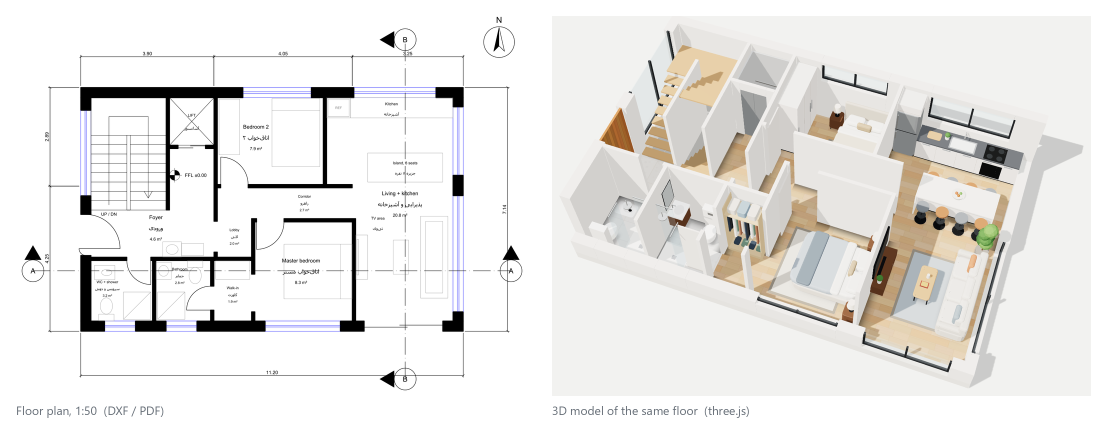
#> input picture docs/figures/plan-to-model.png, 2214 x 854 px, given in place of A-102_ground-floor-plan.png, which was not available (shown at 1/2 size)
$ python make_figures.py
#> lines starting #> are read from the running program, lines starting #| are printed output that depends on the picture
"""Compose the README figures from the generated outputs.

    python -m archdesign all          # first, generate the outputs
    python tools/make_figures.py      # then write docs/figures/
"""
from pathlib import Path

from PIL import Image, ImageChops, ImageDraw, ImageFont

ROOT = Path(__file__).resolve().parents[1]
OUT = ROOT / "output"
FIG = ROOT / "docs" / "figures"
RENDERS = OUT / "model" / "renders"
SHEETS = OUT / "drawings" / "png"
INK, MUTED, BG = (31, 35, 40), (101, 109, 118), (255, 255, 255)


def font(size, bold=False):
    names = ("segoeuib.ttf", "DejaVuSans-Bold.ttf") if bold else ("segoeui.ttf", "DejaVuSans.ttf")
    for name in names:
        for folder in (Path("C:/Windows/Fonts"), Path("/usr/share/fonts/truetype/dejavu")):
            if (folder / name).exists():
                return ImageFont.truetype(str(folder / name), size)
    return ImageFont.load_default()


def trim(img, bg, margin=20):
    """Crop to the drawn content: everything that differs from the background colour."""
    diff = ImageChops.difference(img.convert("RGB"), Image.new("RGB", img.size, bg)).convert("L")
    x0, y0, x1, y1 = diff.point(lambda v: 255 if v > 10 else 0).getbbox()
    return img.crop((max(0, x0 - margin), max(0, y0 - margin), min(img.width, x1 + margin),
                     min(img.height, y1 + margin)))


def fit_h(img, h):
    return img.resize((round(img.width * h / img.height), h), Image.LANCZOS)


def fit_w(img, w):
    return img.resize((w, round(img.height * w / img.width)), Image.LANCZOS)


def row(panels, labels, h, gap=48, pad=32, caption=46, bg=BG):
    """Panels side by side at one height, each with a small label underneath."""
    panels = [fit_h(p, h) for p in panels]
    w = pad * 2 + sum(p.width for p in panels) + gap * (len(panels) - 1)
    canvas = Image.new("RGB", (w, pad + h + (caption if labels else 0) + pad // 2), bg)
    d, f = ImageDraw.Draw(canvas), font(24)
    x = pad
    for p, label in zip(panels, labels or [None] * len(panels)):
        canvas.paste(p, (x, pad))
        if label:
            d.text((x, pad + h + 12), label, fill=MUTED, font=f)
        x += p.width + gap
    return canvas


def save(img, name, **kw):
    FIG.mkdir(parents=True, exist_ok=True)
    path = FIG / name
    img.save(path, **kw)
    print(f"{path.relative_to(ROOT)}: {img.width} x {img.height}, {path.stat().st_size // 1024} KB")


def main():
    floor_bg = (242, 242, 240)
    plan = trim(Image.open(SHEETS / "A-102_ground-floor-plan.png").convert("RGB").crop((130, 140, 2020, 1480)), BG)
#> in trim, `diff = ImageChops.difference(img.convert("RGB"), Image.new("RGB", img...`:
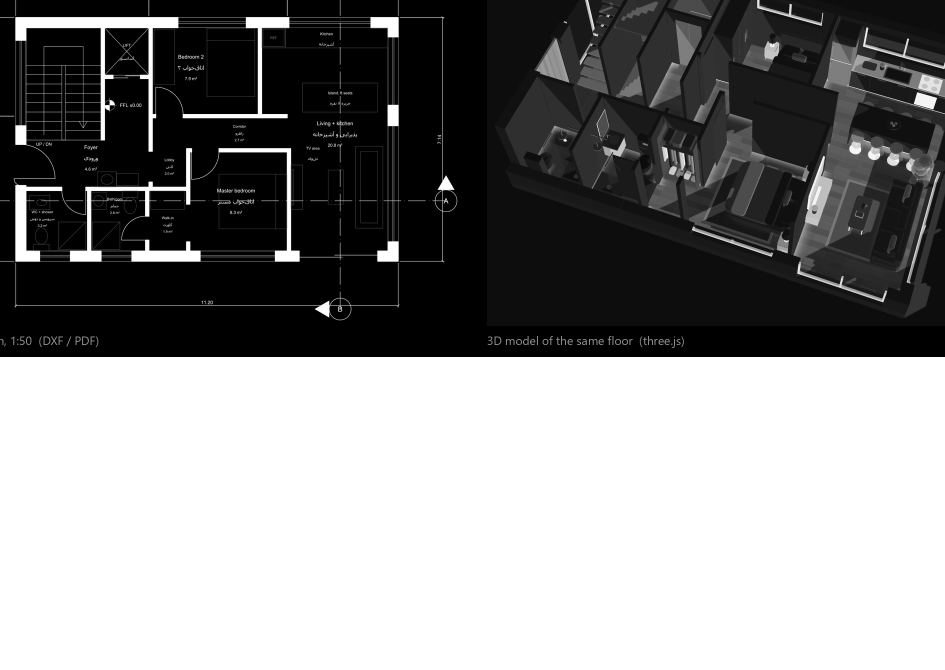
#> diff: PIL image 1890x1340 L (shown at 1/2 size); min 0, max 255, mean 134.1
#> in trim, `x0, y0, x1, y1 = diff.point(lambda v: 255 if v > 10 else 0).getbbox()`: x0 = 0; x1 = 1890; y1 = 1340
#> in trim, `return img.crop((max(0, x0 - margin), max(0, y0 - margin), min(img.wid..`:
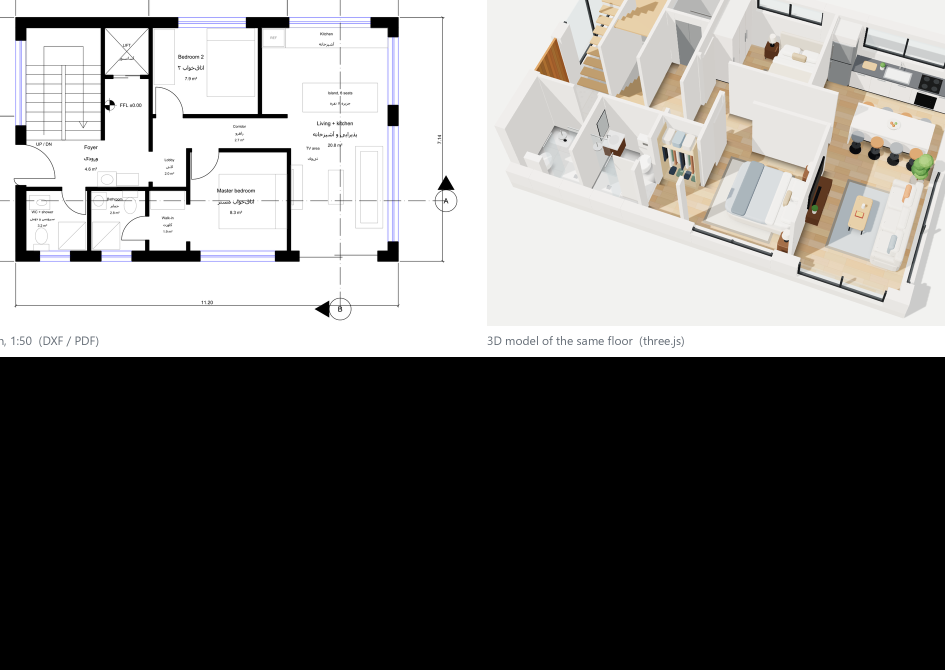
#> returned value: PIL image 1890x1340 RGB (shown at 1/2 size); mean R, G, B 121.7, 120.7, 119.3
    ground = trim(Image.open(RENDERS / "5_ground-floor.png").convert("RGB"), floor_bg)
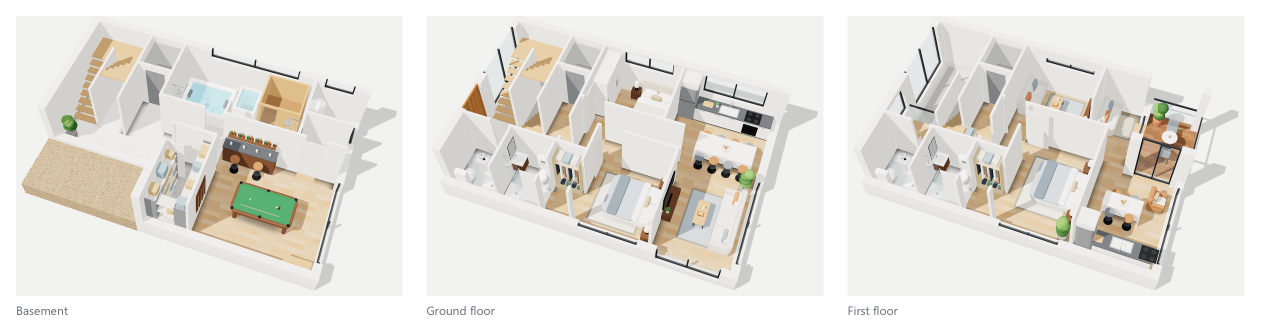
#> input picture docs/figures/floors.png, 2521 x 654 px, given in place of 5_ground-floor.png, which was not available (shown at 1/2 size)
#> call 2 of trim, with bg = (242, 242, 240), margin = 20
#> in trim (call 2), `diff = ImageChops.difference(img.convert("RGB"), Image.new("RGB", img...`:
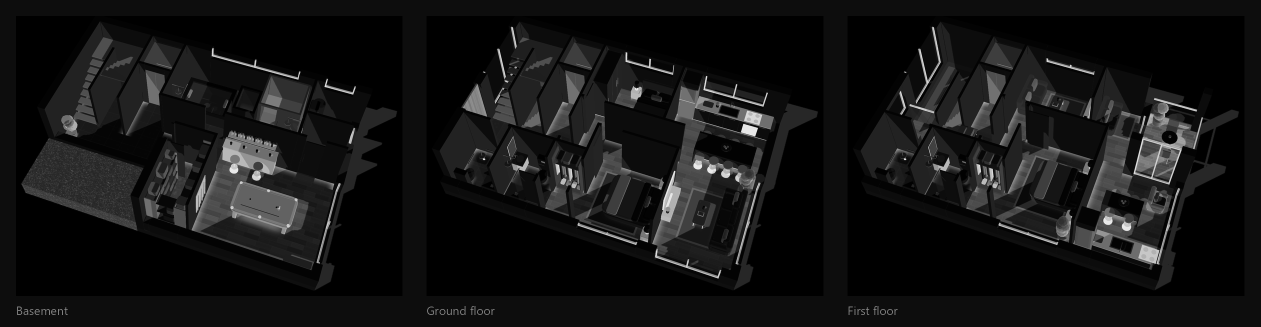
#> diff: PIL image 2521x654 L (shown at 1/2 size); min 0, max 242, mean 20.1
#> in trim (call 2), `x0, y0, x1, y1 = diff.point(lambda v: 255 if v > 10 else 0).getbbox()`: x1 = 2521; y1 = 654
#> in trim, returned value is the input picture: PIL image 2521x654 RGB; mean R, G, B 229.4, 226.7, 221.2
    save(row([plan, ground], ["Floor plan, 1:50  (DXF / PDF)", "3D model of the same floor  (three.js)"], 760),
         "plan-to-model.png", optimize=True)
#> in row, `canvas = Image.new("RGB", (w, pad + h + (caption if labels else 0) + p..`: canvas: PIL image 4114x854 RGB; every value is 255
#> after the loop in row, `for p, label in zip(panels, labels or [None] * len(panels)):`:
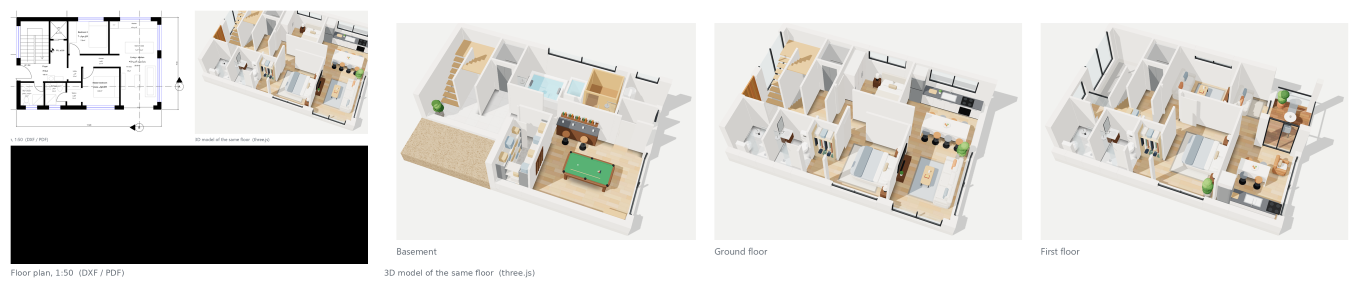
#> canvas: PIL image 4114x854 RGB (shown at 1/3 size); mean R, G, B 207.7, 205.8, 201.9
#> after the loop in row, `for p, label in zip(panels, labels or [None] * len(panels)):`: x = 4130
#| docs/figures/plan-to-model.png: 4114 x 854, 1193 KB

    floors = [trim(Image.open(RENDERS / n).convert("RGB"), floor_bg)
              for n in ("7_basement.png", "5_ground-floor.png", "3_first-floor.png")]
    save(row(floors, ["Basement", "Ground floor", "First floor"], 560), "floors.png", optimize=True)

    exterior = [Image.open(RENDERS / n).convert("RGB").crop((160, 60, 1760, 1140))
                for n in ("1_house-from-garden.png", "2_house-from-road.png")]
    save(row(exterior, None, 640), "exterior.jpg", quality=88, optimize=True)

    names = [("A-100_site-plan", "A-100  Site plan"), ("A-101_basement-plan", "A-101  Basement plan"),
             ("A-102_ground-floor-plan", "A-102  Ground floor plan"),
             ("A-103_first-floor-plan", "A-103  First floor plan"),
             ("A-201_elevations-east-west", "A-201  Elevations"), ("A-301_sections", "A-301  Sections")]
    thumbs = [fit_w(Image.open(SHEETS / f"{n}.png").convert("RGB"), 700) for n, _ in names]
    tw, th, gap, pad, cap = thumbs[0].width, thumbs[0].height, 36, 32, 44
    sheet = Image.new("RGB", (pad * 2 + tw * 3 + gap * 2, pad * 2 + (th + cap) * 2 + gap), BG)
    d, f = ImageDraw.Draw(sheet), font(24)
    for i, (img, (_, label)) in enumerate(zip(thumbs, names)):
        x, y = pad + (i % 3) * (tw + gap), pad + (i // 3) * (th + cap + gap)
        sheet.paste(img, (x, y))
        d.rectangle([x, y, x + tw - 1, y + th - 1], outline=(208, 215, 222), width=2)
        d.text((x, y + th + 10), label, fill=MUTED, font=f)
    save(sheet, "drawing-set.png", optimize=True)


if __name__ == "__main__":
#> (the run stopped early here; a loop or call above may not have finished)
